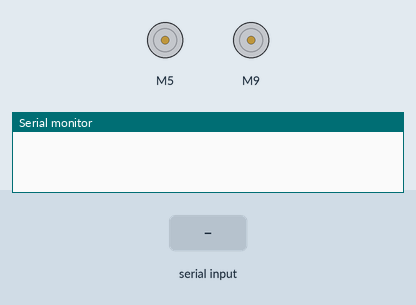
A program run on a simulated Arduino Uno, built with avr-gcc and run on an emulated ATmega328P. Parts: 2 × DC motor (green arrow = forward, orange = backward, longer = faster), the last lines printed to the serial monitor. The inputs (shaded band) are chosen by the test bench.

Above: at 1.2 s.
1.3 s: "w" received over Serial
At 1.9 s:
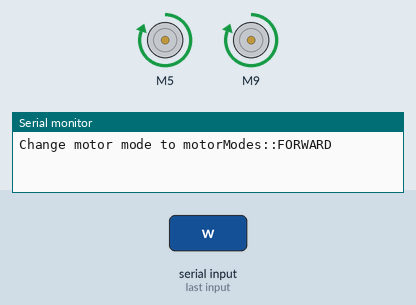
2.8 s: "2" received over Serial
At 4.0 s:
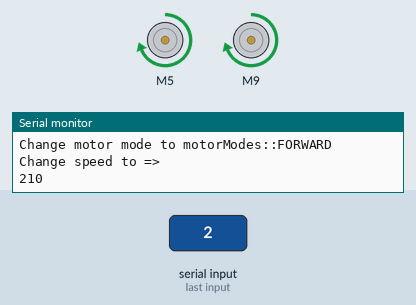
4.3 s: "s" received over Serial
At 5.4 s:
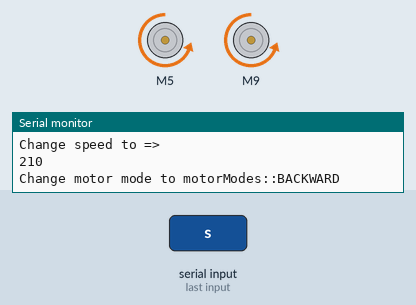
5.8 s: "a" received over Serial
At 6.5 s:
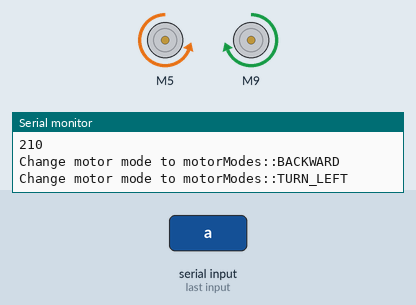
7.3 s: "d" received over Serial
At 7.7 s:
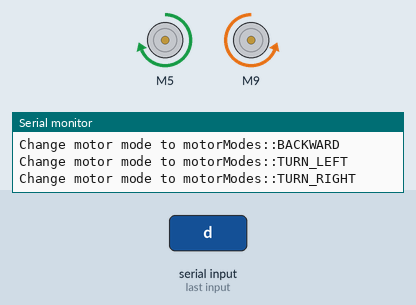
8.8 s: "2" received over Serial
At 10.0 s:
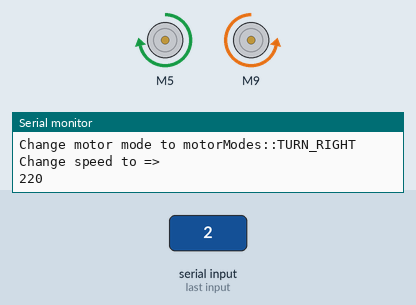
Timing chart, 0 to 11.3 s (numbered marks = the images above; inputs shaded):
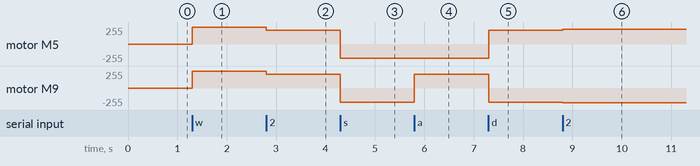

The program:

main.cpp
```cpp
#include <Arduino.h>
#include <L298N.h>

enum motorModes
{
    FORWARD,
    BACKWARD,
    TURN_RIGHT,
    TURN_LEFT,
    STOP
};

int motorInput1 = 5;
int motorInput2 = 6;

int motorInput3 = 9;
int motorInput4 = 10;

int motorSpeed = 200;

motorModes motorMode = motorModes::STOP;

L298N motorLeft(motorInput1, motorInput2);
L298N motorRight(motorInput3, motorInput4);

void setup()
{
    Serial.begin(9600);
}

void loop()
{
    int input = Serial.read();
    switch (input)
    {
    case '2':
        if (motorSpeed + 10 <= 240)
        {
            motorSpeed += 10;
            motorLeft.setSpeed(motorSpeed);
            motorRight.setSpeed(motorSpeed);
            Serial.println("Change speed to =>");
            Serial.println(motorSpeed, DEC);
        }
        break;
    case '1':
        if (motorSpeed - 10 >= 0)
        {
            motorSpeed -= 10;
            motorLeft.setSpeed(motorSpeed);
            motorRight.setSpeed(motorSpeed);
            Serial.println("Change speed to =>");
            Serial.println(motorSpeed, DEC);
        }
        break;
    case 'w':
        motorMode = motorModes::FORWARD;
        Serial.println("Change motor mode to motorModes::FORWARD");
        break;
    case 's':
        motorMode = motorModes::BACKWARD;
        Serial.println("Change motor mode to motorModes::BACKWARD");
        break;
    case 'a':
        motorMode = motorModes::TURN_LEFT;
        Serial.println("Change motor mode to motorModes::TURN_LEFT");
        break;
    case 'd':
        motorMode = motorModes::TURN_RIGHT;
        Serial.println("Change motor mode to motorModes::TURN_RIGHT");
        break;
    case 'x':
        motorMode = motorModes::STOP;
        Serial.println("Change motor mode to motorModes::STOP");
    default:
        break;
    }

    switch (motorMode)
    {
    case motorModes::FORWARD:
        motorLeft.forward();
        motorRight.forward();
        break;
    case motorModes::BACKWARD:
        motorLeft.backward();
        motorRight.backward();
        break;
    case motorModes::STOP:
        motorLeft.stop();
        motorRight.stop();
        break;
    case motorModes::TURN_LEFT:
        motorLeft.backward();
        motorRight.forward();

        break;
    case motorModes::TURN_RIGHT:
        motorLeft.forward();
        motorRight.backward();
        break;
    default:
        break;
    }
}
```

Measured:
- after the input at 1.3 s, motor M5, motor M9: stopped → forward 255/255 at once
- after the input at 2.8 s, motor M5, motor M9: forward 255/255 → forward 210/255 at once
- after the input at 4.3 s, motor M5, motor M9: forward 210/255 → backward 210/255 at once
- after the input at 5.8 s, motor M9: backward 210/255 → forward 210/255 at once
- after the input at 7.3 s, motor M5: backward 210/255 → forward 210/255 at once; motor M9: forward 210/255 → backward 210/255 at once
- after the input at 8.8 s, motor M5: forward 210/255 → forward 220/255 at once; motor M9: backward 210/255 → backward 220/255 at once
